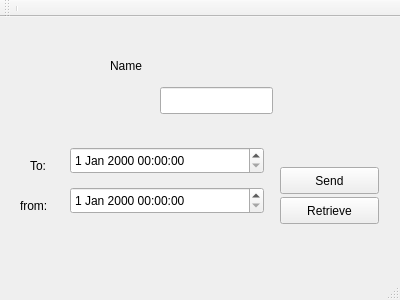
<?xml version="1.0" encoding="UTF-8"?>
<ui version="4.0">
 <class>DRCClient</class>
 <widget class="QMainWindow" name="DRCClient">
  <property name="geometry">
   <rect>
    <x>0</x>
    <y>0</y>
    <width>400</width>
    <height>300</height>
   </rect>
  </property>
  <property name="windowTitle">
   <string>MainWindow</string>
  </property>
  <widget class="QWidget" name="centralWidget">
   <widget class="QLabel" name="nameLabel">
    <property name="geometry">
     <rect>
      <x>110</x>
      <y>40</y>
      <width>161</width>
      <height>17</height>
     </rect>
    </property>
    <property name="text">
     <string>Name</string>
    </property>
   </widget>
   <widget class="QLineEdit" name="nameLineEdit">
    <property name="geometry">
     <rect>
      <x>160</x>
      <y>70</y>
      <width>113</width>
      <height>27</height>
     </rect>
    </property>
   </widget>
   <widget class="QPushButton" name="sendButton">
    <property name="geometry">
     <rect>
      <x>280</x>
      <y>150</y>
      <width>99</width>
      <height>27</height>
     </rect>
    </property>
    <property name="text">
     <string>Send</string>
    </property>
   </widget>
   <widget class="QDateTimeEdit" name="toDate">
    <property name="geometry">
     <rect>
      <x>70</x>
      <y>130</y>
      <width>194</width>
      <height>27</height>
     </rect>
    </property>
   </widget>
   <widget class="QDateTimeEdit" name="fromDate">
    <property name="geometry">
     <rect>
      <x>70</x>
      <y>170</y>
      <width>194</width>
      <height>27</height>
     </rect>
    </property>
   </widget>
   <widget class="QPushButton" name="retrieveButton">
    <property name="geometry">
     <rect>
      <x>280</x>
      <y>180</y>
      <width>99</width>
      <height>27</height>
     </rect>
    </property>
    <property name="text">
     <string>Retrieve</string>
    </property>
   </widget>
   <widget class="QLabel" name="toLabel">
    <property name="geometry">
     <rect>
      <x>30</x>
      <y>140</y>
      <width>67</width>
      <height>17</height>
     </rect>
    </property>
    <property name="text">
     <string>To:</string>
    </property>
   </widget>
   <widget class="QLabel" name="fromLabel">
    <property name="geometry">
     <rect>
      <x>20</x>
      <y>180</y>
      <width>67</width>
      <height>17</height>
     </rect>
    </property>
    <property name="text">
     <string>from:</string>
    </property>
   </widget>
  </widget>
  <widget class="QMenuBar" name="menuBar">
   <property name="geometry">
    <rect>
     <x>0</x>
     <y>0</y>
     <width>400</width>
     <height>25</height>
    </rect>
   </property>
  </widget>
  <widget class="QToolBar" name="mainToolBar">
   <attribute name="toolBarArea">
    <enum>TopToolBarArea</enum>
   </attribute>
   <attribute name="toolBarBreak">
    <bool>false</bool>
   </attribute>
   <addaction name="separator"/>
  </widget>
  <widget class="QStatusBar" name="statusBar"/>
 </widget>
 <layoutdefault spacing="6" margin="11"/>
 <resources/>
 <connections/>
</ui>
